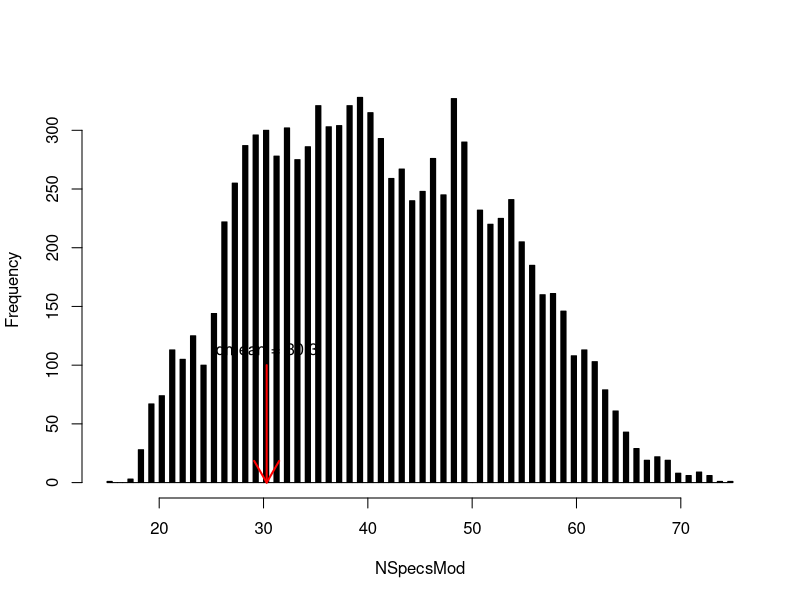

Reproduce this figure in R. (Note: this script raises an error after producing the figure.)
###########################################################################################
#   _____ _____  _____ _____     _____ _____  _      _____ _______ _______ ______ _____   #
#  / ____|  __ \|_   _|  __ \   / ____|  __ \| |    |_   _|__   __|__   __|  ____|  __ \  #
# | |  __| |__) | | | | |  | | | (___ | |__) | |      | |    | |     | |  | |__  | |__) | #
# | | |_ |  _  /  | | | |  | |  \___ \|  ___/| |      | |    | |     | |  |  __| |  _  /  #
# | |__| | | \ \ _| |_| |__| |  ____) | |    | |____ _| |_   | |     | |  | |____| | \ \  #
#  \_____|_|  \_\_____|_____/  |_____/|_|    |______|_____|  |_|     |_|  |______|_|  \_\ #
#                                                                                         #
###########################################################################################
# Written by Christopher Dean and Dominic Bennett, 2016. 
# General Public License 2
# R script for splitting grid space

# Variables:
# lats = vector of lists for the max and min values of each grid in lat-space
# lons = vector of lists for the max and min values of each grid in lon-space
# grid = matrix of indexes pointing to the lists in lats and lons


# Steps:
# 1. Create lists of the min and max values for each lon and lat (calls them lats and lons)
# 2. construct a grid using the expand.grid function that will find all possible combinations
#   for the lats and lons
# 3. Loop through each element in the grid and determine which observations are in which grid square
# 4. Produce a vector of each grid element index for each observation [RESULT]

# FUNCTIONS
genLonsandLats <- function(data, gsize=0.5) {
  # create list of list of list of grid cells
    lat <- data$Lat_Pub
    lon <- data$Long_Pub
    allLats <- sort(lat, na.last = NA)
    min_lat <- allLats[1]
    max_lat <- allLats[length(allLats)]
    allLongs <- sort(lon, na.last = NA)
    min_lon <- allLongs[1]
    max_lon <- allLongs[length(allLongs)]
    max_lat <- max_lat + 0.5
    max_lon <- max_lon - 0.5
    # LATS!
    lats_values <- seq(from=min_lat, to=max_lat, by=gsize) #Makes the lats grid spaces
    lons_values <- seq(from=min_lon, to=max_lon, by=gsize)
      if (length(lats_values)<length(lons_values)){ # This section checks to see if list lengths are even and if not makes sure they are.
        len <- length(lons_values)-length(lats_values)
        for(i in 1:len){
          lats_values <- c(lats_values, lats_values[length(lats_values)]+0.5)
          }
        }
      if (length(lons_values)<length(lats_values)){
        len <- length(lats_values)-length(lons_values)
        for(i in 1:len){
          lons_values <- c(lons_values, lons_values[length(lons_values)]-0.5) # Minus is in here as longitude of WIS is negative.
          }
        }
    
    lats_list <- list() # Make a list
      for(i in 2:length(lats_values)) { #Start from 2nd position, to length of the values of lats_values
        lats_list[[i-1]] <- list(min=lats_values[i-1], max=lats_values[i]) #at point number 1 in lats list, make a list of the min and max lat values for that grid square
      }
    
    # LONS!
    lons_list <- list()
      for(i in 2:length(lons_values)) {
        lons_list[[i-1]] <- list(min=lons_values[i-1], max=lons_values[i])
      }
    
    latslons <- list("lats"=lats_list,
                     "lons"=lons_list) # Make a list of the other two lists of lists
    
    return(latslons) #return the final list
}


# INPUT AND RUNNING LATLONG FUNCTION
usgs <- read.csv("0_Data/R__Data_1.22.2.16.csv", stringsAsFactors=FALSE) # input your own data here.
latslons <- genLonsandLats(usgs)

# CREATE GRID-SPACE
lats <- latslons[["lats"]]  # unpack lats and lons
lons <- latslons[["lons"]]  
grid <- expand.grid(1:length(lats),1:length(lons)) # make grid using lats and lons make from your selections
colnames(grid) <- c("lat", "lon")
save(lats, lons, grid, file="grid.RData")

# FINDING OCCS FOR EACH GRID SQUARE - STILL NOT WORKING INSIDE OF LOOP PROPERLY.

# Setup 
usgs$near_far <- sample(2, size = 100, replace = TRUE) # Makes random near (1) and far(2) counts for rows
gridlist <- list() # the grid list
nflist <- list() # Near/Far list
the_failed <- vector()

for(r in 1:nrow(usgs)) {
  cat('... [', r, ']\n', sep="")
  cur_lat <- usgs$Lat_Pub[r] # lat for the current row
  cur_lon <- usgs$Long_Pub[r] # long for the current row
  temprec <- vector() # temproary record of the lat and long numbers for reference to the grid.
  tempgridrec <- 0 # temporary record of appropriate grid number
  
  for(i in 1:length(lats)){ # add the latitude grid number if current lat falls within its bounds
    if(as.numeric(lats[[i]][1]) <= cur_lat && cur_lat <= as.numeric(lats[[i]][2])){
      temprec[1] <- i
    }
  }
  for(i in 1:length(lons)){  # add the longitude grid number if current lat falls within its bounds
    if(as.numeric(lons[[i]][1]) <= cur_lon && cur_lon <= as.numeric(lons[[i]][2])){
      temprec[2] <- i
    } 
  }
  
  # temp solution, skip if temprec is less than 2
  if(length(temprec) < 2 | is.na(temprec[1])) {
    the_failed <- c(r, the_failed)
    next
  }
  
  for(g in 1:nrow(grid)){ # go through rows in the grid dataframe, if both temp recs match then record to tempgridrec
    if(temprec[1] == grid$lat[g] && temprec[2] == grid$lon[g]){
    tempgridrec <- g
    }
  }
  
  
  sp <- usgs$species[r] # sets species for the current row
  nf <- usgs$near_far[r] # sets near or far for current row
  if(length(gridlist) < tempgridrec) { # if list isn't as long as the grid square it's to be added to
    gridlist[[tempgridrec]] <- sp # just add the species
    nflist[[tempgridrec]] <- nf
  } else {
    gridlist[[tempgridrec]] <- c(gridlist[[tempgridrec]], sp) # otherwise add it on to the end (stops overwriting)
   nflist[[tempgridrec]] <- c(nflist[[tempgridrec]], nf)
  }
}

# [RESULT]

occs <- unlist(lapply(gridlist, function (x) length(x))) # gives vector of total species numbers in the lists.
sum(occs)
cat(sum(occs),'/',nrow(usgs), ' ', 'results recorded. Percentage of total: ', ((sum(occs)/nrow(usgs))*100),'%', sep="")


######## NEXT STEP - STATS! ##########

occs[420:625] <- 0 # fill in spaces with no species up to max grid square number

grid$occs <- occs

nflist <- (lapply(nflist, mean))
nflist <- (lapply(nflist, round)) # currently set at average - however, could be made to be 70% or something similar.
nflist[420:625] <- NA
grid$NF <- nflist

nf <- grid$NF
n <- length(which(nf == 1)) # number of grid squares classified as NEAR
f <- length(which(nf == 2)) # number of grid squares classified as FAR

Noccs <- 0
Foccs <- 0
grid[is.na(grid)]  <- 0

for(i in 1:nrow(grid)){ # calculates totals of species for both near and far.
  if(grid$NF[i] == 1){
    Noccs <- Noccs + grid$occs[i]
  }
  if(grid$NF[i] == 2){
    Foccs <- Foccs + grid$occs[i]
  }
}
PercNOccs <- (Noccs/(Noccs+Foccs))*100 # percentage of total species in Near environment.

#### SHUFFLING

# First need to remove all zero values (just so it vaguely works)

newgrid <- subset(grid, grid$NF == 1 |grid$NF == 2)

# Then randomise!

NSpecsMod <- c()
times <- 10000
for(n in 1:times){
tempgrid <- (transform(newgrid, NF = sample(NF) )) # worked!
tempNoccs <- 0
tempFoccs <- 0
for(i in 1:nrow(tempgrid)){ # calculates totals of species for both near and far.
  if(tempgrid$NF[i] == 1){
    tempNoccs <- tempNoccs + tempgrid$occs[i]
  }
  if(tempgrid$NF[i] == 2){
    tempFoccs <- tempFoccs + tempgrid$occs[i]
  }
}
NSpecsMod <- c(NSpecsMod,(tempNoccs/(tempNoccs+tempFoccs))*100)
}

p <- sum((abs(NSpecsMod)<=PercNOccs))/times

hist(NSpecsMod, col='black', breaks=100,main=NULL)
arrows(PercNOccs,times/100,PercNOccs,0,col="red",lwd=2)
text(PercNOccs,times/100,pos=3, paste("dmean =",round(PercNOccs,2)))
mtext(paste(type, "( iterations =", times, ")"),line=1)
mtext(paste("p =",p))

#### Works!!!!!

############ DEFUNCT ##############

# DESIGNATE
#res <- rep(NA, length(obs_lons))
#for (i in 1:nrow(grid)) {
#  lon <- lons[[grid[i, "lon"]]]
#  lat <- lats[[grid[i, "lat"]]]
  #   cat("Corrds lon:\n")
  #   cat("... min:", coords_lon$min, "\n")
  #   cat("... max:", coords_lon$max, "\n")
  #   cat("Corrds lat:\n")
  #   cat("... min:", coords_lat$min, "\n")
  #   cat("... max:", coords_lat$max, "\n")
#  res_bool <- obs_lons >= lon$min & obs_lons < lon$max &
#    obs_lats >= lat$min & obs_lats < lat$max
#  res_is <- which(res_bool)
#  res[res_is] <- i
#}

# constructObs <- function(lat, lat) {
#   # combine two separate vectors into a single list of $lon and $lat
#   obs <- list()
#   for(i in 1:length(lon)) {
#     obs[[i]] <- list(lon=lon[i], lat=lat[i])
#   }
#   obs
# }
#
# Write function to find max/min Lats and Longs - DONE AND PUT STRAIGHT INTO ORIGINAL ONE!
#MaxMinLatLong <- function(data) {
#  lat <- data$Lat_Pub
#  lon <- data$Long_Pub
#  allLats <- sort(lat, na.last = NA)
#  min_lat <- allLats[1]
#  max_lat <- allLats[length(allLats)]
# allLongs <- sort(lon, na.last = NA)
#  min_lon <- allLongs[1]
#  max_lon <- allLongs[length(allLongs)]
#}
#
# This is fake data for testing
#obs_lons <- runif(min=95, max=115, 100)
#obs_lats <- runif(min=30, max=50, 100)
# TODO Read in real data, make sure the two vectors are "paired", same length and identities
